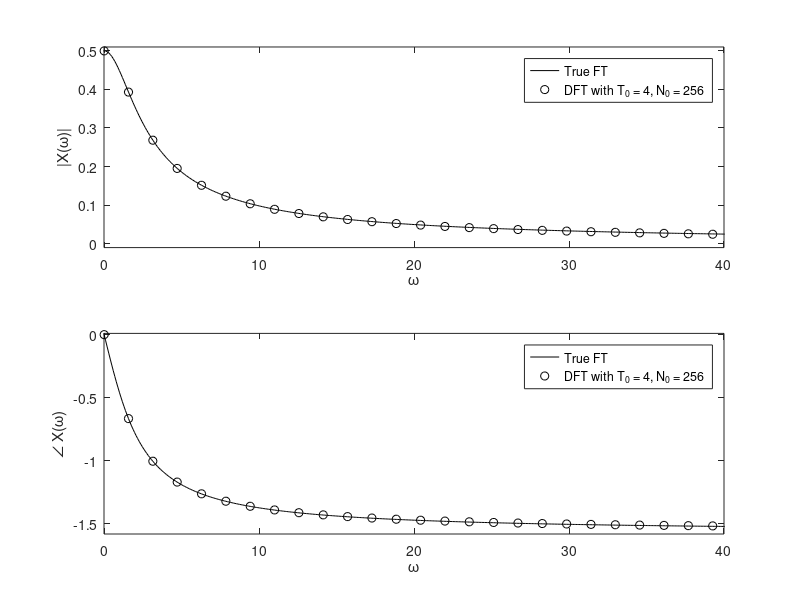

The MATLAB source for this figure:
T_0 = 4; N_0 = 256;
T = T_0/N_0; t = (0:T:T*(N_0-1))';
x = T * exp(-2*t); x(1) = T*(exp(-2*T_0)+1)/2;
X_r = fft(x); r = [-N_0/2:N_0/2-1]'; omega_r = r*2*pi/T_0;

omega = linspace(-pi/T,pi/T,4097); X = 1./(j*omega+2);

subplot(211);
plot(omega,abs(X),'k',omega_r,fftshift(abs(X_r)),'ko');
xlabel('\omega'); ylabel('|X(\omega)|');
axis([-.01 40 -.01 0.51]);
legend('True FT',['DFT with T_0 = ',num2str(T_0),...
        ', N_0 = ',num2str(N_0)]);
        
subplot(212);
plot(omega,angle(X),'k',omega_r,fftshift(angle(X_r)),'ko');
xlabel('\omega'); ylabel('\angle X(\omega)');
axis([-.01 40 -pi/2-0.01 0.01]);
legend('True FT',['DFT with T_0 = ',num2str(T_0),...
        ', N_0 = ',num2str(N_0)]);